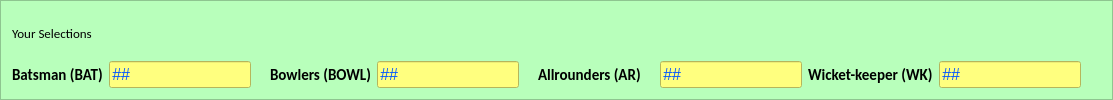
     <widget class="QFrame" name="frame">
      <property name="minimumSize">
       <size>
        <width>0</width>
        <height>0</height>
       </size>
      </property>
      <property name="palette">
       <palette>
        <active>
         <colorrole role="Button">
          <brush brushstyle="SolidPattern">
           <color alpha="255">
            <red>184</red>
            <green>255</green>
            <blue>187</blue>
           </color>
          </brush>
         </colorrole>
         <colorrole role="Base">
          <brush brushstyle="SolidPattern">
           <color alpha="255">
            <red>184</red>
            <green>255</green>
            <blue>187</blue>
           </color>
          </brush>
         </colorrole>
         <colorrole role="Window">
          <brush brushstyle="SolidPattern">
           <color alpha="255">
            <red>184</red>
            <green>255</green>
            <blue>187</blue>
           </color>
          </brush>
         </colorrole>
        </active>
        <inactive>
         <colorrole role="Button">
          <brush brushstyle="SolidPattern">
           <color alpha="255">
            <red>184</red>
            <green>255</green>
            <blue>187</blue>
           </color>
          </brush>
         </colorrole>
         <colorrole role="Base">
          <brush brushstyle="SolidPattern">
           <color alpha="255">
            <red>184</red>
            <green>255</green>
            <blue>187</blue>
           </color>
          </brush>
         </colorrole>
         <colorrole role="Window">
          <brush brushstyle="SolidPattern">
           <color alpha="255">
            <red>184</red>
            <green>255</green>
            <blue>187</blue>
           </color>
          </brush>
         </colorrole>
        </inactive>
        <disabled>
         <colorrole role="Button">
          <brush brushstyle="SolidPattern">
           <color alpha="255">
            <red>184</red>
            <green>255</green>
            <blue>187</blue>
           </color>
          </brush>
         </colorrole>
         <colorrole role="Base">
          <brush brushstyle="SolidPattern">
           <color alpha="255">
            <red>184</red>
            <green>255</green>
            <blue>187</blue>
           </color>
          </brush>
         </colorrole>
         <colorrole role="Window">
          <brush brushstyle="SolidPattern">
           <color alpha="255">
            <red>184</red>
            <green>255</green>
            <blue>187</blue>
           </color>
          </brush>
         </colorrole>
        </disabled>
       </palette>
      </property>
      <property name="font">
       <font>
        <family>Calibri</family>
        <pointsize>10</pointsize>
       </font>
      </property>
      <property name="autoFillBackground">
       <bool>false</bool>
      </property>
      <property name="styleSheet">
       <string notr="true">background-color: rgb(184, 255, 187);</string>
      </property>
      <property name="frameShape">
       <enum>QFrame::StyledPanel</enum>
      </property>
      <property name="frameShadow">
       <enum>QFrame::Sunken</enum>
      </property>
      <layout class="QVBoxLayout" name="verticalLayout_3">
       <item>
        <widget class="QLabel" name="label">
         <property name="font">
          <font>
           <family>Calibri</family>
           <pointsize>10</pointsize>
          </font>
         </property>
         <property name="text">
          <string>Your Selections</string>
         </property>
        </widget>
       </item>
       <item>
        <layout class="QHBoxLayout" name="horizontalLayout">
         <property name="leftMargin">
          <number>0</number>
         </property>
         <property name="rightMargin">
          <number>20</number>
         </property>
         <item>
          <widget class="QLabel" name="bat_label">
           <property name="font">
            <font>
             <family>Calibri</family>
             <pointsize>11</pointsize>
             <weight>75</weight>
             <bold>true</bold>
            </font>
           </property>
           <property name="text">
            <string>Batsman (BAT)</string>
           </property>
          </widget>
         </item>
         <item>
          <widget class="QLineEdit" name="bat_no">
           <property name="palette">
            <palette>
             <active>
              <colorrole role="Button">
               <brush brushstyle="SolidPattern">
                <color alpha="255">
                 <red>255</red>
                 <green>255</green>
                 <blue>127</blue>
                </color>
               </brush>
              </colorrole>
              <colorrole role="Text">
               <brush brushstyle="SolidPattern">
                <color alpha="255">
                 <red>0</red>
                 <green>85</green>
                 <blue>255</blue>
                </color>
               </brush>
              </colorrole>
              <colorrole role="Base">
               <brush brushstyle="SolidPattern">
                <color alpha="255">
                 <red>255</red>
                 <green>255</green>
                 <blue>127</blue>
                </color>
               </brush>
              </colorrole>
              <colorrole role="Window">
               <brush brushstyle="SolidPattern">
                <color alpha="255">
                 <red>255</red>
                 <green>255</green>
                 <blue>127</blue>
                </color>
               </brush>
              </colorrole>
             </active>
             <inactive>
              <colorrole role="Button">
               <brush brushstyle="SolidPattern">
                <color alpha="255">
                 <red>255</red>
                 <green>255</green>
                 <blue>127</blue>
                </color>
               </brush>
              </colorrole>
              <colorrole role="Text">
               <brush brushstyle="SolidPattern">
                <color alpha="255">
                 <red>0</red>
                 <green>85</green>
                 <blue>255</blue>
                </color>
               </brush>
              </colorrole>
              <colorrole role="Base">
               <brush brushstyle="SolidPattern">
                <color alpha="255">
                 <red>255</red>
                 <green>255</green>
                 <blue>127</blue>
                </color>
               </brush>
              </colorrole>
              <colorrole role="Window">
               <brush brushstyle="SolidPattern">
                <color alpha="255">
                 <red>255</red>
                 <green>255</green>
                 <blue>127</blue>
                </color>
               </brush>
              </colorrole>
             </inactive>
             <disabled>
              <colorrole role="Button">
               <brush brushstyle="SolidPattern">
                <color alpha="255">
                 <red>255</red>
                 <green>255</green>
                 <blue>127</blue>
                </color>
               </brush>
              </colorrole>
              <colorrole role="Text">
               <brush brushstyle="SolidPattern">
                <color alpha="255">
                 <red>120</red>
                 <green>120</green>
                 <blue>120</blue>
                </color>
               </brush>
              </colorrole>
              <colorrole role="Base">
               <brush brushstyle="SolidPattern">
                <color alpha="255">
                 <red>255</red>
                 <green>255</green>
                 <blue>127</blue>
                </color>
               </brush>
              </colorrole>
              <colorrole role="Window">
               <brush brushstyle="SolidPattern">
                <color alpha="255">
                 <red>255</red>
                 <green>255</green>
                 <blue>127</blue>
                </color>
               </brush>
              </colorrole>
             </disabled>
            </palette>
           </property>
           <property name="font">
            <font>
             <pointsize>12</pointsize>
             <italic>true</italic>
            </font>
           </property>
           <property name="styleSheet">
            <string notr="true">background-color: rgb(255, 255, 127);</string>
           </property>
           <property name="text">
            <string>##</string>
           </property>
           <property name="readOnly">
            <bool>true</bool>
           </property>
          </widget>
         </item>
         <item>
          <spacer name="horizontalSpacer">
           <property name="orientation">
            <enum>Qt::Horizontal</enum>
           </property>
           <property name="sizeHint" stdset="0">
            <size>
             <width>13</width>
             <height>18</height>
            </size>
           </property>
          </spacer>
         </item>
         <item>
          <widget class="QLabel" name="bowl_label">
           <property name="font">
            <font>
             <family>Calibri</family>
             <pointsize>11</pointsize>
             <weight>75</weight>
             <bold>true</bold>
            </font>
           </property>
           <property name="text">
            <string>Bowlers (BOWL)</string>
           </property>
          </widget>
         </item>
         <item>
          <widget class="QLineEdit" name="bowl_no">
           <property name="palette">
            <palette>
             <active>
              <colorrole role="Button">
               <brush brushstyle="SolidPattern">
                <color alpha="255">
                 <red>255</red>
                 <green>255</green>
                 <blue>127</blue>
                </color>
               </brush>
              </colorrole>
              <colorrole role="Text">
               <brush brushstyle="SolidPattern">
                <color alpha="255">
                 <red>0</red>
                 <green>85</green>
                 <blue>255</blue>
                </color>
               </brush>
              </colorrole>
              <colorrole role="Base">
               <brush brushstyle="SolidPattern">
                <color alpha="255">
                 <red>255</red>
                 <green>255</green>
                 <blue>127</blue>
                </color>
               </brush>
              </colorrole>
              <colorrole role="Window">
               <brush brushstyle="SolidPattern">
                <color alpha="255">
                 <red>255</red>
                 <green>255</green>
                 <blue>127</blue>
                </color>
               </brush>
              </colorrole>
             </active>
             <inactive>
              <colorrole role="Button">
               <brush brushstyle="SolidPattern">
                <color alpha="255">
                 <red>255</red>
                 <green>255</green>
                 <blue>127</blue>
                </color>
               </brush>
              </colorrole>
              <colorrole role="Text">
               <brush brushstyle="SolidPattern">
                <color alpha="255">
                 <red>0</red>
                 <green>85</green>
                 <blue>255</blue>
                </color>
               </brush>
              </colorrole>
              <colorrole role="Base">
               <brush brushstyle="SolidPattern">
                <color alpha="255">
                 <red>255</red>
                 <green>255</green>
                 <blue>127</blue>
                </color>
               </brush>
              </colorrole>
              <colorrole role="Window">
               <brush brushstyle="SolidPattern">
                <color alpha="255">
                 <red>255</red>
                 <green>255</green>
                 <blue>127</blue>
                </color>
               </brush>
              </colorrole>
             </inactive>
             <disabled>
              <colorrole role="Button">
               <brush brushstyle="SolidPattern">
                <color alpha="255">
                 <red>255</red>
                 <green>255</green>
                 <blue>127</blue>
                </color>
               </brush>
              </colorrole>
              <colorrole role="Text">
               <brush brushstyle="SolidPattern">
                <color alpha="255">
                 <red>120</red>
                 <green>120</green>
                 <blue>120</blue>
                </color>
               </brush>
              </colorrole>
              <colorrole role="Base">
               <brush brushstyle="SolidPattern">
                <color alpha="255">
                 <red>255</red>
                 <green>255</green>
                 <blue>127</blue>
                </color>
               </brush>
              </colorrole>
              <colorrole role="Window">
               <brush brushstyle="SolidPattern">
                <color alpha="255">
                 <red>255</red>
                 <green>255</green>
                 <blue>127</blue>
                </color>
               </brush>
              </colorrole>
             </disabled>
            </palette>
           </property>
           <property name="font">
            <font>
             <pointsize>12</pointsize>
             <italic>true</italic>
            </font>
           </property>
           <property name="styleSheet">
            <string notr="true">background-color: rgb(255, 255, 127);</string>
           </property>
           <property name="text">
            <string>##</string>
           </property>
           <property name="readOnly">
            <bool>true</bool>
           </property>
          </widget>
         </item>
         <item>
          <spacer name="horizontalSpacer_2">
           <property name="orientation">
            <enum>Qt::Horizontal</enum>
           </property>
           <property name="sizeHint" stdset="0">
            <size>
             <width>13</width>
             <height>18</height>
            </size>
           </property>
          </spacer>
         </item>
         <item>
          <widget class="QLabel" name="ar_label">
           <property name="font">
            <font>
             <family>Calibri</family>
             <pointsize>11</pointsize>
             <weight>75</weight>
             <bold>true</bold>
            </font>
           </property>
           <property name="text">
            <string>Allrounders (AR)</string>
           </property>
          </widget>
         </item>
         <item>
          <spacer name="horizontalSpacer_3">
           <property name="orientation">
            <enum>Qt::Horizontal</enum>
           </property>
           <property name="sizeHint" stdset="0">
            <size>
             <width>13</width>
             <height>18</height>
            </size>
           </property>
          </spacer>
         </item>
         <item>
          <widget class="QLineEdit" name="ar_no">
           <property name="palette">
            <palette>
             <active>
              <colorrole role="Button">
               <brush brushstyle="SolidPattern">
                <color alpha="255">
                 <red>255</red>
                 <green>255</green>
                 <blue>127</blue>
                </color>
               </brush>
              </colorrole>
              <colorrole role="Text">
               <brush brushstyle="SolidPattern">
                <color alpha="255">
                 <red>0</red>
                 <green>85</green>
                 <blue>255</blue>
                </color>
               </brush>
              </colorrole>
              <colorrole role="Base">
               <brush brushstyle="SolidPattern">
                <color alpha="255">
                 <red>255</red>
                 <green>255</green>
                 <blue>127</blue>
                </color>
               </brush>
              </colorrole>
              <colorrole role="Window">
               <brush brushstyle="SolidPattern">
                <color alpha="255">
                 <red>255</red>
                 <green>255</green>
                 <blue>127</blue>
                </color>
               </brush>
              </colorrole>
             </active>
             <inactive>
              <colorrole role="Button">
               <brush brushstyle="SolidPattern">
                <color alpha="255">
                 <red>255</red>
                 <green>255</green>
                 <blue>127</blue>
                </color>
               </brush>
              </colorrole>
              <colorrole role="Text">
               <brush brushstyle="SolidPattern">
                <color alpha="255">
                 <red>0</red>
                 <green>85</green>
                 <blue>255</blue>
                </color>
               </brush>
              </colorrole>
              <colorrole role="Base">
               <brush brushstyle="SolidPattern">
                <color alpha="255">
                 <red>255</red>
                 <green>255</green>
                 <blue>127</blue>
                </color>
               </brush>
              </colorrole>
              <colorrole role="Window">
               <brush brushstyle="SolidPattern">
                <color alpha="255">
                 <red>255</red>
                 <green>255</green>
                 <blue>127</blue>
                </color>
               </brush>
              </colorrole>
             </inactive>
             <disabled>
              <colorrole role="Button">
               <brush brushstyle="SolidPattern">
                <color alpha="255">
                 <red>255</red>
                 <green>255</green>
                 <blue>127</blue>
                </color>
               </brush>
              </colorrole>
              <colorrole role="Text">
               <brush brushstyle="SolidPattern">
                <color alpha="255">
                 <red>120</red>
                 <green>120</green>
                 <blue>120</blue>
                </color>
               </brush>
              </colorrole>
              <colorrole role="Base">
               <brush brushstyle="SolidPattern">
                <color alpha="255">
                 <red>255</red>
                 <green>255</green>
                 <blue>127</blue>
                </color>
               </brush>
              </colorrole>
              <colorrole role="Window">
               <brush brushstyle="SolidPattern">
                <color alpha="255">
                 <red>255</red>
                 <green>255</green>
                 <blue>127</blue>
                </color>
               </brush>
              </colorrole>
             </disabled>
            </palette>
           </property>
           <property name="font">
            <font>
             <pointsize>12</pointsize>
             <italic>true</italic>
            </font>
           </property>
           <property name="styleSheet">
            <string notr="true">background-color: rgb(255, 255, 127);</string>
           </property>
           <property name="text">
            <string>##</string>
           </property>
           <property name="readOnly">
            <bool>true</bool>
           </property>
          </widget>
         </item>
         <item>
          <widget class="QLabel" name="wk_label">
           <property name="font">
            <font>
             <family>Calibri</family>
             <pointsize>11</pointsize>
             <weight>75</weight>
             <bold>true</bold>
            </font>
           </property>
           <property name="text">
            <string>Wicket-keeper (WK)</string>
           </property>
          </widget>
         </item>
         <item>
          <widget class="QLineEdit" name="wk_no">
           <property name="palette">
            <palette>
             <active>
              <colorrole role="Button">
               <brush brushstyle="SolidPattern">
                <color alpha="255">
                 <red>255</red>
                 <green>255</green>
                 <blue>127</blue>
                </color>
               </brush>
              </colorrole>
              <colorrole role="Text">
               <brush brushstyle="SolidPattern">
                <color alpha="255">
                 <red>0</red>
                 <green>85</green>
                 <blue>255</blue>
                </color>
               </brush>
              </colorrole>
              <colorrole role="Base">
               <brush brushstyle="SolidPattern">
                <color alpha="255">
                 <red>255</red>
                 <green>255</green>
                 <blue>127</blue>
                </color>
               </brush>
              </colorrole>
              <colorrole role="Window">
               <brush brushstyle="SolidPattern">
                <color alpha="255">
                 <red>255</red>
                 <green>255</green>
                 <blue>127</blue>
                </color>
               </brush>
              </colorrole>
             </active>
             <inactive>
              <colorrole role="Button">
               <brush brushstyle="SolidPattern">
                <color alpha="255">
                 <red>255</red>
                 <green>255</green>
                 <blue>127</blue>
                </color>
               </brush>
              </colorrole>
              <colorrole role="Text">
               <brush brushstyle="SolidPattern">
                <color alpha="255">
                 <red>0</red>
                 <green>85</green>
                 <blue>255</blue>
                </color>
               </brush>
              </colorrole>
              <colorrole role="Base">
               <brush brushstyle="SolidPattern">
                <color alpha="255">
                 <red>255</red>
                 <green>255</green>
                 <blue>127</blue>
                </color>
               </brush>
              </colorrole>
              <colorrole role="Window">
               <brush brushstyle="SolidPattern">
                <color alpha="255">
                 <red>255</red>
                 <green>255</green>
                 <blue>127</blue>
                </color>
               </brush>
              </colorrole>
             </inactive>
             <disabled>
              <colorrole role="Button">
               <brush brushstyle="SolidPattern">
                <color alpha="255">
                 <red>255</red>
                 <green>255</green>
                 <blue>127</blue>
                </color>
               </brush>
              </colorrole>
              <colorrole role="Text">
               <brush brushstyle="SolidPattern">
                <color alpha="255">
                 <red>120</red>
                 <green>120</green>
                 <blue>120</blue>
                </color>
               </brush>
              </colorrole>
              <colorrole role="Base">
               <brush brushstyle="SolidPattern">
                <color alpha="255">
                 <red>255</red>
                 <green>255</green>
                 <blue>127</blue>
                </color>
               </brush>
              </colorrole>
              <colorrole role="Window">
               <brush brushstyle="SolidPattern">
                <color alpha="255">
                 <red>255</red>
                 <green>255</green>
                 <blue>127</blue>
                </color>
               </brush>
              </colorrole>
             </disabled>
            </palette>
           </property>
           <property name="font">
            <font>
             <pointsize>12</pointsize>
             <italic>true</italic>
            </font>
           </property>
           <property name="styleSheet">
            <string notr="true">background-color: rgb(255, 255, 127);</string>
           </property>
           <property name="text">
            <string>##</string>
           </property>
           <property name="readOnly">
            <bool>true</bool>
           </property>
          </widget>
         </item>
        </layout>
       </item>
      </layout>
     </widget>
